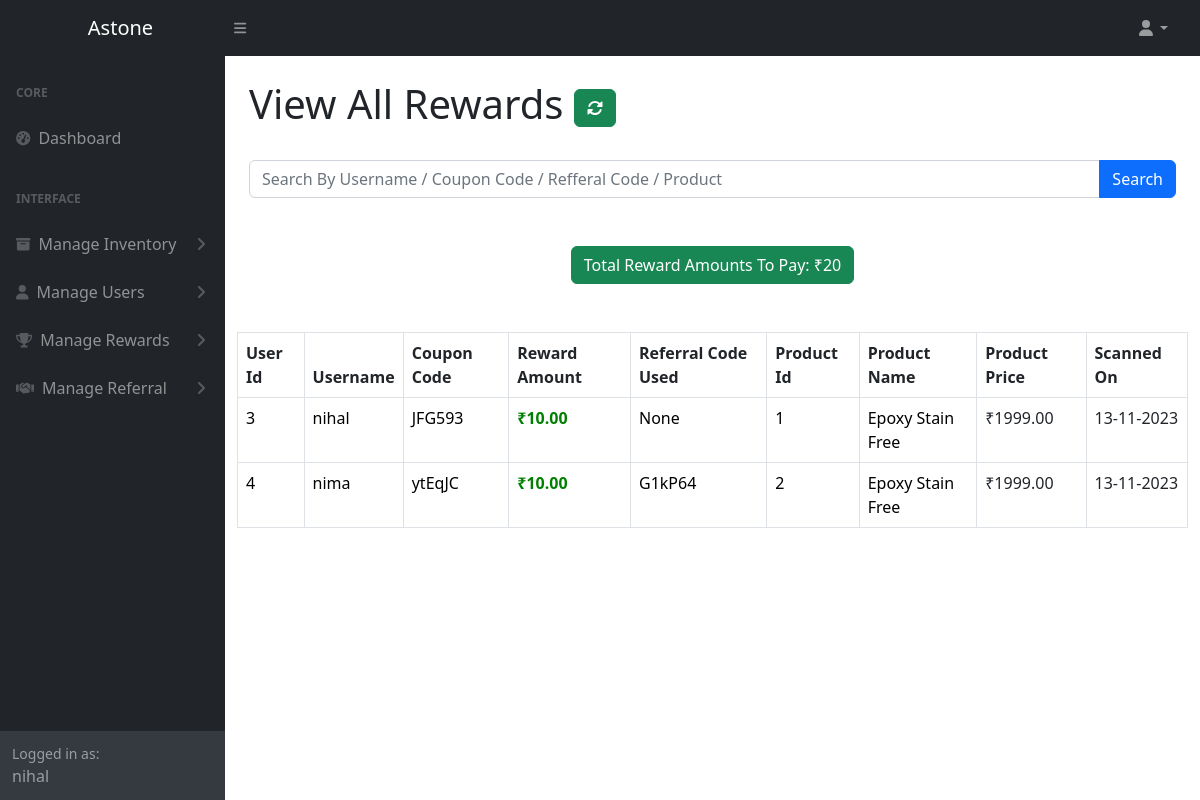
Page /view_rewards (signed in) on the earlier database version.
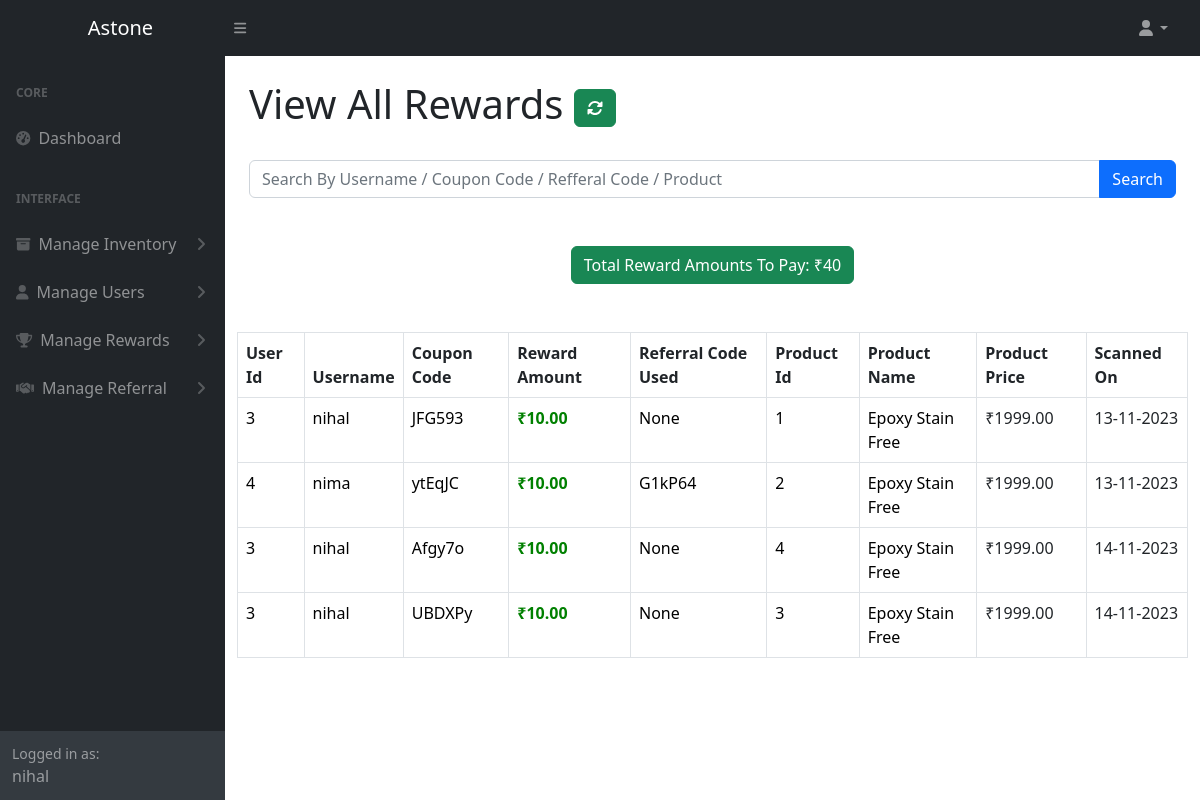
Same page on the later database version.
### astoneapp/models.py (models this page shows, shortened)
class Qrcodescanner(models.Model):
    username = models.CharField(max_length=255, null=True, blank=True)
    userid = models.CharField(max_length=50, null=True, blank=True)
    couponcode = models.CharField(max_length=50, null=True, blank=True)
    rewardamount = models.DecimalField(max_digits=10, decimal_places=2, null=True, blank=True)
    refferalcode = models.CharField(max_length=50, null=True, blank=True)
    scannedon = models.DateTimeField(auto_now_add=True)
    productid = models.CharField(max_length=50, null=True, blank=True)
    productname = models.CharField(max_length=255, null=True, blank=True)
    productprice = models.DecimalField(max_digits=10, decimal_places=2, null=True, blank=True)
    commission = models.DecimalField(max_digits=10, decimal_places=2, default=0.00, null=True, blank=True)
    PAYMENT_STATUS_CHOICES = (
        ('paid', 'Paid'),
        ('pending', 'Pending'),
        ('processing', 'Processing'),
        ('cancelled', 'Cancelled'),
    )
    paymentstatus = models.CharField(max_length=20, choices=PAYMENT_STATUS_CHOICES, default='processing', null=True, blank=True)
    commissionstatus = models.CharField(max_length=20, choices=PAYMENT_STATUS_CHOICES, default='processing', null=True, blank=True)

### astoneapp/views.py (the view, shortened to what this page needs)
# urls.py: path('view_rewards', views.view_rewards, name='view_rewards'),
def view_rewards(request):
    search_query = request.GET.get('query')
    rewards = Qrcodescanner.objects.exclude(paymentstatus='paid')
    total_reward_amount = rewards.aggregate(total_reward=Sum('rewardamount'))['total_reward']
    context = {'rewards': rewards, 'total_reward_amount':total_reward_amount}
    return render(request, 'astone_admin/view_rewards.html', context)

### astoneapp/templates/astone_admin/view_rewards.html (shortened to what this page needs)
{% extends 'astone_admin/base.html' %}
{% load static %}
{% block content %}
<div class="container-fluid px-4">
    <h1 class="mt-4">View All Rewards           <a href="{% url 'view_rewards' %}" class="btn btn-success"><i class="fas fa-sync-alt"></i></a></h1>
</div>
<br>
<form method="get" class="mb-4 px-4">
    <div class="input-group">
        <input type="text" name="query" class="form-control" placeholder="Search By Username / Coupon Code / Refferal Code / Product" >
        <button type="submit" class="btn btn-primary">Search</button>
    </div>
</form>
<br>
<div class="center">
    <a href="#" class="btn btn-success" style="color:white;">Total Reward Amounts To Pay: ₹{{total_reward_amount}}</a>
</div>
<div class="container mt-5">
    <table class="table table-bordered">
        <thead>
            <tr>
                <th>User Id</th>
                <th>Username</th>
                <th>Coupon Code</th>
                <th>Reward Amount</th>
                <th>Referral Code Used</th>
                <th>Product Id</th>
                <th>Product Name</th>
                <th>Product Price</th>
                <th>Scanned On</th>
            </tr>
        </thead>
        <tbody>
            {% for i in rewards %}
            <tr>
                <td><a href="{% url 'viewusersingle' i.userid %}" style="text-decoration:none; color:black;">{{i.userid}}</a></td>
                <td><a href="{% url 'viewusersingle' i.userid %}" style="text-decoration:none; color:black;">{{i.username}}</a></td>
                <td><a href="{% url 'viewproductsingle' i.productid %}" style="text-decoration:none; color:black;">{{i.couponcode}}</a></td>
                <td style="color:green; font-weight:600;">₹{{i.rewardamount}}</td>
                <td><a href="{% url 'viewusersingle2' i.refferalcode %}" style="text-decoration:none; color:black;">{{i.refferalcode}}</a></td>
                <td><a href="{% url 'viewproductsingle' i.productid %}" style="text-decoration:none; color:black;">{{i.productid}}</a></td>
                <td><a href="{% url 'viewproductsingle' i.productid %}" style="text-decoration:none; color:black;">{{i.productname}}</a></td>
                <td>₹{{i.productprice}}</td>
                <td>{{ i.scannedon|date:"d-m-Y" }}</td>
            </tr>
            {% endfor %}
        </tbody>
    </table>
</div>
{% endblock %}

Differences in the rows shown:
added Qrcodescanner: userid "3", username "nihal", couponcode "Afgy7o", rewardamount "10.00", refferalcode "None", productid "4", productname "Epoxy Stain Free", productprice "1999.00", scannedon "14-11-2023"
added Qrcodescanner: userid "3", username "nihal", couponcode "UBDXPy", rewardamount "10.00", refferalcode "None", productid "3", productname "Epoxy Stain Free", productprice "1999.00", scannedon "14-11-2023"
Other differences:
{{ total_reward_amount }}: "20" → "40"
